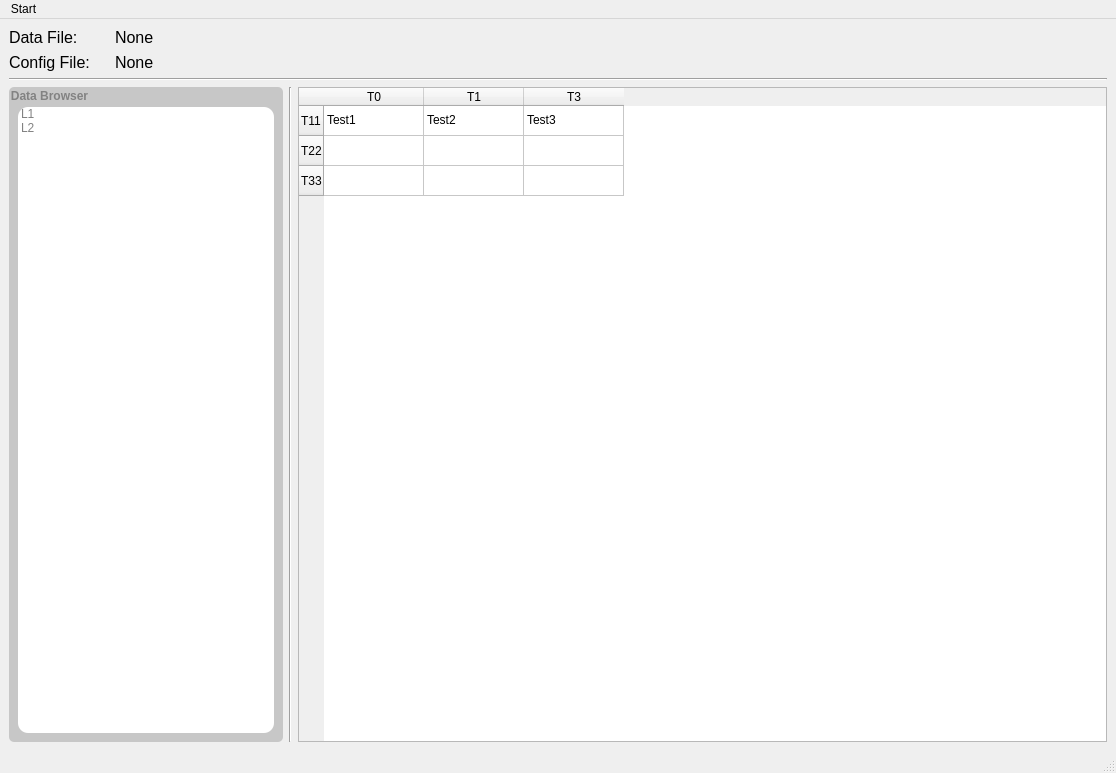
<?xml version="1.0" encoding="UTF-8"?>
<ui version="4.0">
 <class>mainWindow</class>
 <widget class="QMainWindow" name="mainWindow">
  <property name="geometry">
   <rect>
    <x>0</x>
    <y>0</y>
    <width>1116</width>
    <height>773</height>
   </rect>
  </property>
  <property name="windowTitle">
   <string>MainWindow</string>
  </property>
  <property name="autoFillBackground">
   <bool>false</bool>
  </property>
  <property name="styleSheet">
   <string notr="true"/>
  </property>
  <widget class="QWidget" name="centralwidget">
   <layout class="QVBoxLayout" name="verticalLayout_2">
    <item>
     <layout class="QHBoxLayout" name="horizontalLayout">
      <property name="topMargin">
       <number>0</number>
      </property>
      <item>
       <widget class="QLabel" name="label">
        <property name="maximumSize">
         <size>
          <width>100</width>
          <height>16777215</height>
         </size>
        </property>
        <property name="font">
         <font>
          <pointsize>12</pointsize>
         </font>
        </property>
        <property name="text">
         <string>Data File:</string>
        </property>
       </widget>
      </item>
      <item>
       <widget class="QLabel" name="label_2">
        <property name="font">
         <font>
          <pointsize>12</pointsize>
         </font>
        </property>
        <property name="text">
         <string>None</string>
        </property>
       </widget>
      </item>
     </layout>
    </item>
    <item>
     <layout class="QHBoxLayout" name="horizontalLayout_3">
      <property name="topMargin">
       <number>0</number>
      </property>
      <item>
       <widget class="QLabel" name="label_3">
        <property name="maximumSize">
         <size>
          <width>100</width>
          <height>16777215</height>
         </size>
        </property>
        <property name="font">
         <font>
          <pointsize>12</pointsize>
         </font>
        </property>
        <property name="text">
         <string>Config File:</string>
        </property>
       </widget>
      </item>
      <item>
       <widget class="QLabel" name="label_4">
        <property name="font">
         <font>
          <pointsize>12</pointsize>
         </font>
        </property>
        <property name="text">
         <string>None</string>
        </property>
       </widget>
      </item>
     </layout>
    </item>
    <item>
     <widget class="Line" name="line">
      <property name="orientation">
       <enum>Qt::Horizontal</enum>
      </property>
     </widget>
    </item>
    <item>
     <layout class="QHBoxLayout" name="horizontalLayout_4">
      <property name="sizeConstraint">
       <enum>QLayout::SetDefaultConstraint</enum>
      </property>
      <item>
       <widget class="QGroupBox" name="groupBox">
        <property name="font">
         <font>
          <bold>true</bold>
         </font>
        </property>
        <property name="styleSheet">
         <string notr="true">color: rgb(130, 130, 130);
background-color: rgb(199, 199, 199);
border-radius: 5px</string>
        </property>
        <property name="title">
         <string>Data Browser</string>
        </property>
        <layout class="QVBoxLayout" name="verticalLayout_5">
         <property name="topMargin">
          <number>20</number>
         </property>
         <item>
          <layout class="QVBoxLayout" name="verticalLayout">
           <item>
            <widget class="QListWidget" name="listWidget">
             <property name="sizePolicy">
              <sizepolicy hsizetype="Fixed" vsizetype="Expanding">
               <horstretch>0</horstretch>
               <verstretch>0</verstretch>
              </sizepolicy>
             </property>
             <property name="maximumSize">
              <size>
               <width>400</width>
               <height>16777215</height>
              </size>
             </property>
             <property name="styleSheet">
              <string notr="true">background: rgb(255, 255, 255);
border: rgb(0, 0, 0);
border-radius: 10px</string>
             </property>
             <item>
              <property name="text">
               <string>L1</string>
              </property>
             </item>
             <item>
              <property name="text">
               <string>L2</string>
              </property>
             </item>
            </widget>
           </item>
          </layout>
         </item>
        </layout>
       </widget>
      </item>
      <item>
       <widget class="Line" name="line_2">
        <property name="orientation">
         <enum>Qt::Vertical</enum>
        </property>
       </widget>
      </item>
      <item>
       <widget class="QTableWidget" name="tableWidget">
        <row>
         <property name="text">
          <string>T11</string>
         </property>
        </row>
        <row>
         <property name="text">
          <string>T22</string>
         </property>
        </row>
        <row>
         <property name="text">
          <string>T33</string>
         </property>
        </row>
        <column>
         <property name="text">
          <string>T0</string>
         </property>
        </column>
        <column>
         <property name="text">
          <string>T1</string>
         </property>
        </column>
        <column>
         <property name="text">
          <string>T3</string>
         </property>
        </column>
        <item row="0" column="0">
         <property name="text">
          <string>Test1</string>
         </property>
        </item>
        <item row="0" column="1">
         <property name="text">
          <string>Test2</string>
         </property>
        </item>
        <item row="0" column="2">
         <property name="text">
          <string>Test3</string>
         </property>
        </item>
       </widget>
      </item>
     </layout>
    </item>
   </layout>
  </widget>
  <widget class="QMenuBar" name="menubar">
   <property name="geometry">
    <rect>
     <x>0</x>
     <y>0</y>
     <width>1116</width>
     <height>22</height>
    </rect>
   </property>
   <widget class="QMenu" name="menuBanktransfer_Tracker">
    <property name="title">
     <string>Start</string>
    </property>
    <addaction name="actionOpen_Config_File"/>
    <addaction name="actionOpen_Entry_Database"/>
   </widget>
   <addaction name="menuBanktransfer_Tracker"/>
  </widget>
  <widget class="QStatusBar" name="statusbar"/>
  <action name="actionOpen_Config_File">
   <property name="text">
    <string>Open Config File</string>
   </property>
  </action>
  <action name="actionOpen_Entry_Database">
   <property name="text">
    <string>Open Entry Datafile</string>
   </property>
  </action>
 </widget>
 <resources/>
 <connections>
  <connection>
   <sender>actionOpen_Entry_Database</sender>
   <signal>triggered()</signal>
   <receiver>mainWindow</receiver>
   <slot>openDataBaseFileDialog()</slot>
   <hints>
    <hint type="sourcelabel">
     <x>-1</x>
     <y>-1</y>
    </hint>
    <hint type="destinationlabel">
     <x>557</x>
     <y>386</y>
    </hint>
   </hints>
  </connection>
  <connection>
   <sender>actionOpen_Config_File</sender>
   <signal>triggered()</signal>
   <receiver>mainWindow</receiver>
   <slot>openConfigFileDialog()</slot>
   <hints>
    <hint type="sourcelabel">
     <x>-1</x>
     <y>-1</y>
    </hint>
    <hint type="destinationlabel">
     <x>557</x>
     <y>386</y>
    </hint>
   </hints>
  </connection>
 </connections>
 <slots>
  <slot>openConfigFileDialog()</slot>
  <slot>openDataBaseFileDialog()</slot>
 </slots>
</ui>
